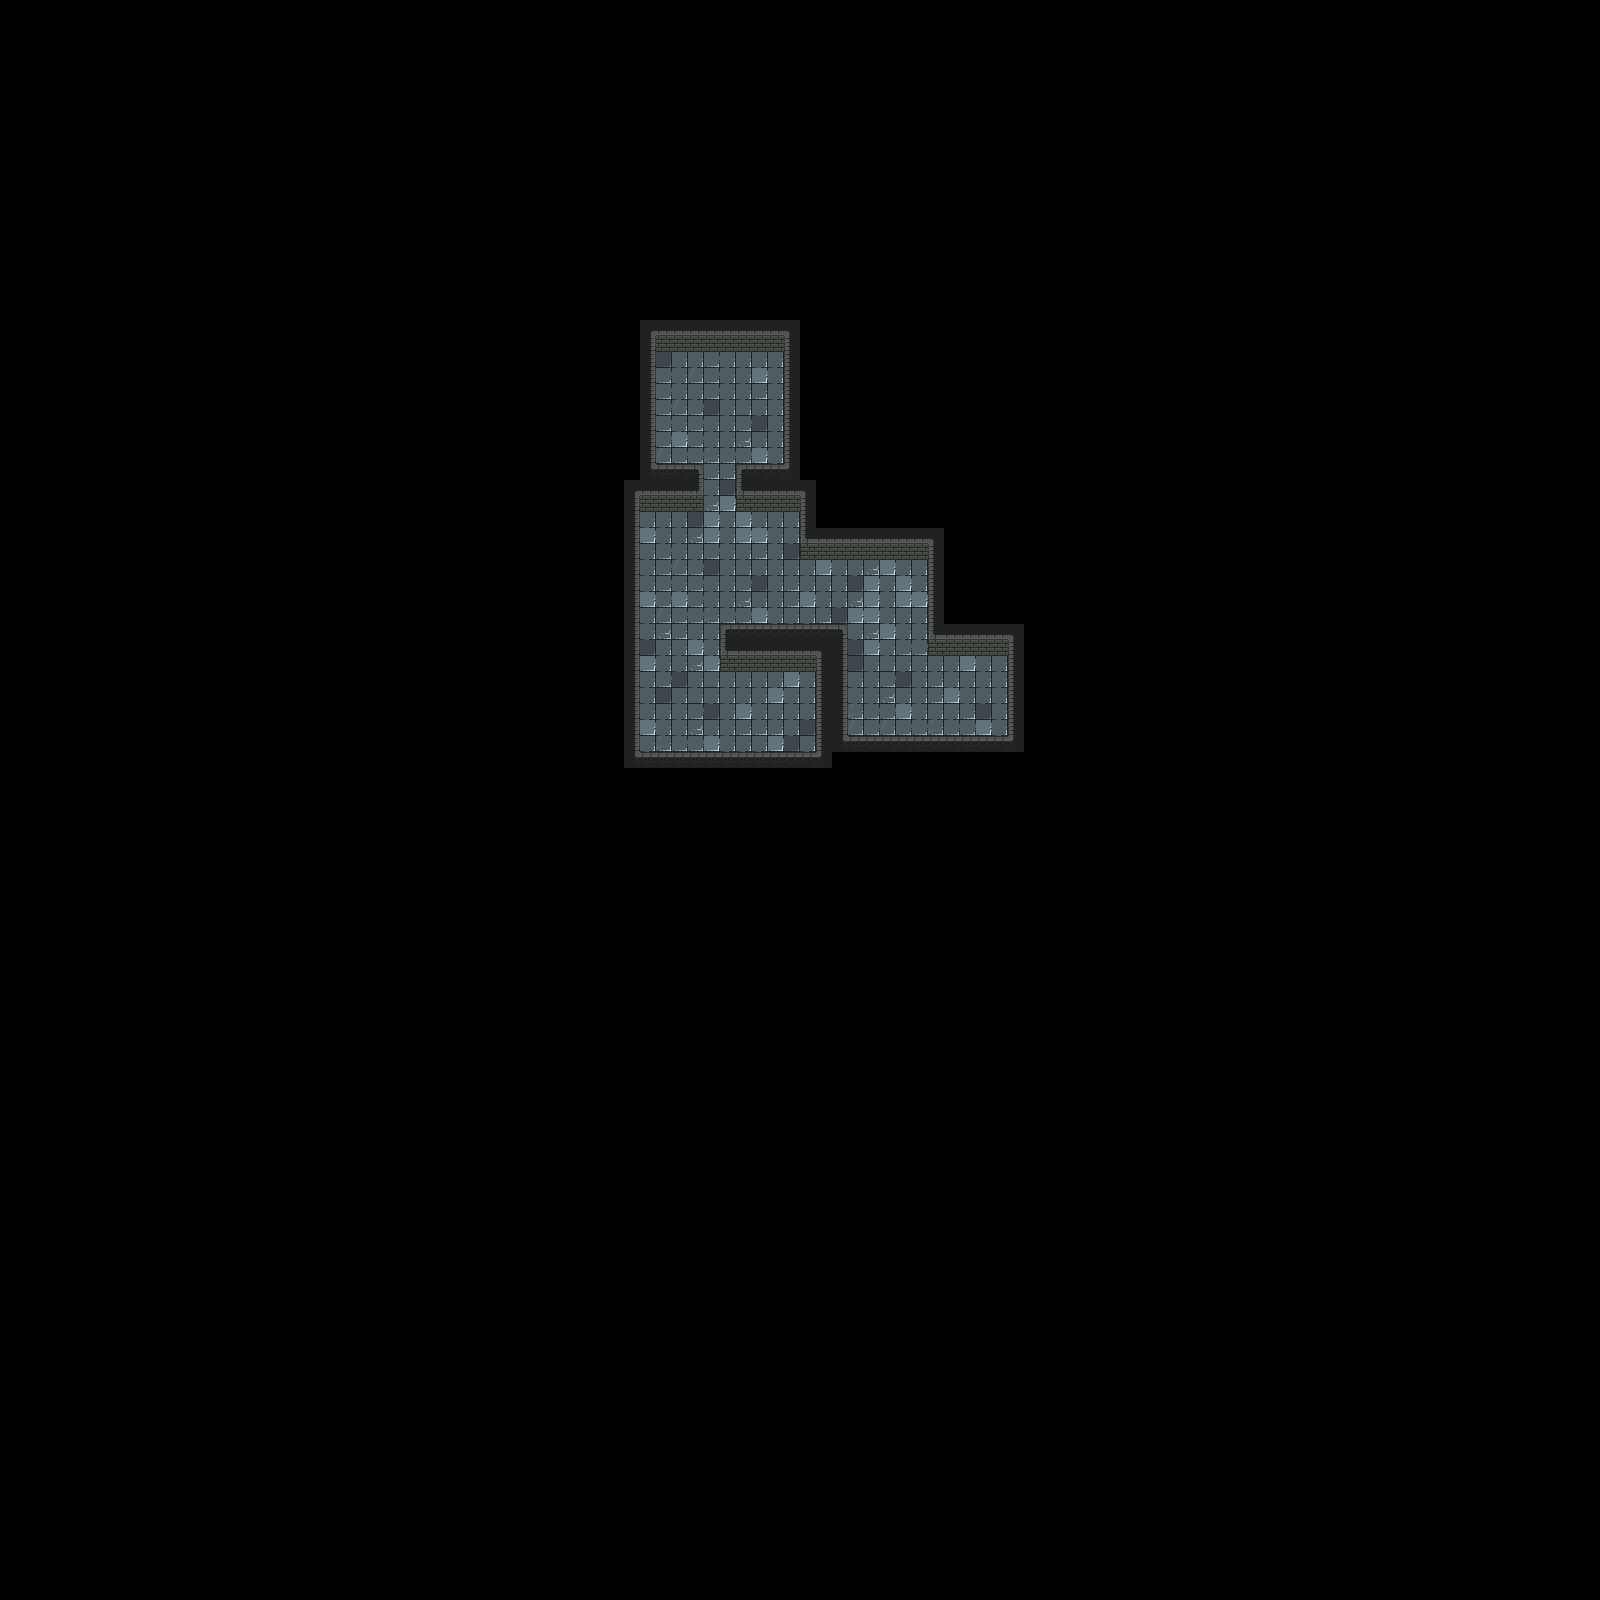

This is a level from a 2D game, rendered from its Tiled map with the project's own tilesets. A one-line summary and the map file follow, with tile-layer data summarised:
An orthogonal 100x100 tile map with 16x16 px tiles, 3 tile layers (Ground, Walls, SideWalls), 9 tilesets and 14 objects.

<map version="1.10" tiledversion="1.10.1" orientation="orthogonal" renderorder="right-down" width="100" height="100" tilewidth="16" tileheight="16" infinite="0" nextlayerid="20" nextobjectid="516">
 <editorsettings>
  <export target="../../TileSets/Ebene-02.json" format="json" />
 </editorsettings>
 <tileset firstgid="1" name="Ebene1" tilewidth="16" tileheight="16" tilecount="30" columns="6">
  <image source="../../images/Tilesets/TileSetEbene1.png" width="96" height="80" />
  <tile id="0">
   <properties>
    <property name="collides" type="bool" value="false" />
   </properties>
  </tile>
  <tile id="1">
   <properties>
    <property name="collides" type="bool" value="false" />
   </properties>
  </tile>
  <tile id="2">
   <properties>
    <property name="collides" type="bool" value="false" />
   </properties>
  </tile>
  <tile id="3">
   <properties>
    <property name="collides" type="bool" value="false" />
   </properties>
  </tile>
  <tile id="4">
   <properties>
    <property name="collides" type="bool" value="false" />
   </properties>
  </tile>
  <tile id="5">
   <properties>
    <property name="collides" type="bool" value="false" />
   </properties>
  </tile>
  <tile id="6">
   <properties>
    <property name="collides" type="bool" value="false" />
   </properties>
  </tile>
  <tile id="7">
   <properties>
    <property name="collides" type="bool" value="true" />
   </properties>
  </tile>
  <tile id="8">
   <properties>
    <property name="collides" type="bool" value="false" />
   </properties>
  </tile>
  <tile id="9">
   <properties>
    <property name="collides" type="bool" value="false" />
   </properties>
  </tile>
  <tile id="10">
   <properties>
    <property name="collides" type="bool" value="true" />
   </properties>
  </tile>
  <tile id="11">
   <properties>
    <property name="collides" type="bool" value="false" />
   </properties>
  </tile>
  <tile id="12">
   <properties>
    <property name="collides" type="bool" value="true" />
   </properties>
  </tile>
  <tile id="13">
   <properties>
    <property name="collides" type="bool" value="true" />
   </properties>
  </tile>
  <tile id="14">
   <properties>
    <property name="collides" type="bool" value="true" />
   </properties>
  </tile>
  <tile id="15">
   <properties>
    <property name="collides" type="bool" value="true" />
   </properties>
  </tile>
  <tile id="16">
   <properties>
    <property name="collides" type="bool" value="true" />
   </properties>
  </tile>
  <tile id="17">
   <properties>
    <property name="collides" type="bool" value="true" />
   </properties>
  </tile>
  <tile id="18">
   <properties>
    <property name="collides" type="bool" value="true" />
   </properties>
  </tile>
  <tile id="19">
   <properties>
    <property name="collides" type="bool" value="true" />
   </properties>
  </tile>
  <tile id="20">
   <properties>
    <property name="collides" type="bool" value="true" />
   </properties>
  </tile>
  <tile id="21">
   <properties>
    <property name="collides" type="bool" value="true" />
   </properties>
  </tile>
  <tile id="22">
   <properties>
    <property name="collides" type="bool" value="true" />
   </properties>
  </tile>
  <tile id="23">
   <properties>
    <property name="collides" type="bool" value="true" />
   </properties>
  </tile>
  <tile id="24">
   <properties>
    <property name="collides" type="bool" value="true" />
   </properties>
  </tile>
  <tile id="25">
   <properties>
    <property name="collides" type="bool" value="true" />
   </properties>
  </tile>
  <tile id="26">
   <properties>
    <property name="collides" type="bool" value="true" />
   </properties>
  </tile>
  <tile id="27">
   <properties>
    <property name="collides" type="bool" value="true" />
   </properties>
  </tile>
  <tile id="28">
   <properties>
    <property name="collides" type="bool" value="false" />
   </properties>
  </tile>
  <tile id="29">
   <properties>
    <property name="collides" type="bool" value="false" />
   </properties>
  </tile>
 </tileset>
 <tileset firstgid="31" name="Slime_idle-Sheet" tilewidth="16" tileheight="16" tilecount="2" columns="2">
  <image source="../../sprites/enemy1/Slime_idle-Sheet.png" width="32" height="16" />
 </tileset>
 <tileset firstgid="33" name="normal_Chest" tilewidth="16" tileheight="16" tilecount="5" columns="5">
  <image source="../../sprites/Objects/chests/normal_Chest-Sheet.png" width="80" height="16" />
 </tileset>
 <tileset firstgid="38" name="Small_LightPillar_Sphere" tilewidth="16" tileheight="16" tilecount="1" columns="1">
  <image source="../../sprites/Icons/Small_LightPillar_Sphere.png" width="16" height="16" />
 </tileset>
 <tileset firstgid="39" name="Small_LightPillar-Sheet" tilewidth="16" tileheight="24" tilecount="9" columns="9">
  <image source="../../sprites/Objects/lightPillar/Small_LightPillar-Sheet.png" width="144" height="24" />
 </tileset>
 <tileset firstgid="48" name="Slime2_idle-Sheet" tilewidth="16" tileheight="16" tilecount="2" columns="2">
  <image source="../../sprites/enemy2/Slime2_idle-Sheet.png" width="32" height="16" />
 </tileset>
 <tileset firstgid="50" name="Slime3_idle-Sheet" tilewidth="16" tileheight="16" tilecount="2" columns="2">
  <image source="../../sprites/enemy3/Slime3_idle-Sheet.png" width="32" height="16" />
 </tileset>
 <tileset firstgid="52" name="hearth_Chest-Sheet" tilewidth="16" tileheight="16" tilecount="5" columns="5">
  <image source="../../sprites/Objects/chests/hearth_Chest-Sheet.png" width="80" height="16" />
 </tileset>
 <tileset firstgid="57" name="Stairs" tilewidth="16" tileheight="16" tilecount="1" columns="1">
  <image source="../../sprites/Objects/stairs/Stairs.png" width="16" height="16" />
 </tileset>
 <layer id="3" name="Ground" width="100" height="100">
  <data>[10000 cells, 294 non-empty, 10 distinct tile ids]</data>
 </layer>
 <layer id="5" name="Walls" width="100" height="100">
  <data>[10000 cells, 175 non-empty, 17 distinct tile ids]</data>
 </layer>
 <layer id="2" name="SideWalls" width="100" height="100">
  <data>[10000 cells, 35 non-empty, 3 distinct tile ids]</data>
 </layer>
 <objectgroup id="11" name="LightPillars">
  <object id="489" gid="39" x="752" y="528" width="16" height="24" />
  <object id="491" gid="39" x="656" y="528" width="16" height="24" />
  <object id="492" gid="39" x="880" y="576" width="16" height="24" />
  <object id="493" gid="39" x="944" y="672" width="16" height="24" />
  <object id="494" gid="39" x="720" y="688" width="16" height="24" />
 </objectgroup>
 <objectgroup id="13" name="SmallSpheres">
  <object id="503" gid="38" x="896" y="704" width="16" height="16" />
  <object id="504" gid="38" x="832" y="608" width="16" height="16" />
  <object id="505" gid="38" x="736" y="560" width="16" height="16" />
  <object id="506" gid="38" x="672" y="592" width="16" height="16" />
  <object id="507" gid="38" x="768" y="720" width="16" height="16" />
 </objectgroup>
 <objectgroup id="12" name="NormalChests" />
 <objectgroup id="18" name="HearthChests" />
 <objectgroup id="14" name="Slimes">
  <object id="512" gid="31" x="800" y="592" width="16" height="16" />
  <object id="513" gid="31" x="912" y="672" width="16" height="16" />
  <object id="514" gid="31" x="688" y="720" width="16" height="16" />
 </objectgroup>
 <objectgroup id="15" name="Slimes2" />
 <objectgroup id="16" name="Slimes3" />
 <objectgroup id="19" name="Stairs">
  <object id="508" gid="57" x="992" y="704" width="16" height="16" />
 </objectgroup>
</map>
